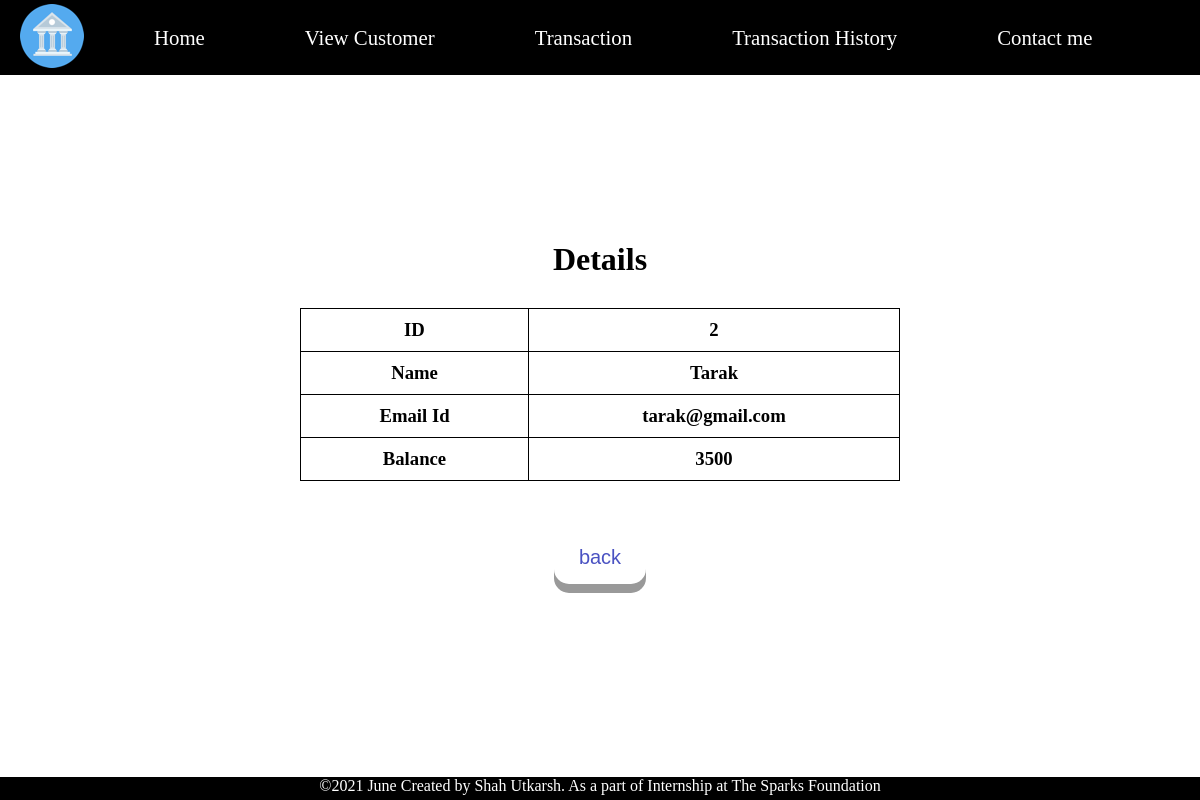
Page /viewsinglecustomer.php?customerid=2 on the committed database.
### tables this page shows
CREATE TABLE `customers` (
  `id` int(11) NOT NULL,
  `fullname` varchar(30) NOT NULL,
  `email` varchar(30) NOT NULL,
  `currentbalance` bigint(20) NOT NULL
);

### viewsinglecustomer.php (the view, shortened to what this page needs)
<?php
include "nav.php";
include "connection.php";
$id = $_GET['customerid'];
$sql = "select * from customers where id='$id'";
$result = $conn->query($sql);
$row = $result->fetch_object();
?>
<!DOCTYPE html>
<html lang="en">
<head>
    <link rel="stylesheet" href="style.css">
</head>
<body>
    <div id="outer-box">
        <h1 style="margin-bottom: 30px;"> Details </h1>
            <table border="1" align="center">
                <tr>
                    <td><h3>ID</h3></td>
                    <td><h3><?php echo $row->id?></h3></td>
                </tr>
                <tr>
                    <td><h3>Name</h3></td>
                    <td><h3><?php echo $row->fullname?></h3></td>
                </tr>
                <tr>
                    <td><h3>Email Id</h3></td>
                    <td><h3><?php echo $row->email?></h3></td>
                </tr>
                <tr>
                    <td><h3>Balance</h3></td>
                    <td><h3><?php echo $row->currentbalance?></h3></td>
                </tr>
            </table>
            <a href="viewcustomer.php"><button type="button" class="button">back</button></a>
    </div>
</body>
</html>
<?php include "footer.php";
?>

### style.css (style rules this page uses)
* { margin: 0; padding: 0; }
#viewcustomer table th, td { color: rgb(0, 0, 0); font-weight: bold; text-align: center; }
#outer-box h1 { margin-bottom: 30px; }
#outer-box { margin-top: 75px; height: 674px; width: 100%; display: flex; justify-content: center; align-items: center; flex-direction: column; }
#outer-box::before { content: ""; background: url("./images/background.jpg") no-repeat center center/cover; position: absolute; top: 0px; left: 0px; width: 100%; height: 760px; opacity: 0.4; z-index: -1; }
#outer-box table { width: 50%; border-collapse: collapse; padding: 23px; }
#outer-box table td { border: 1px solid black; padding: 10px 23px; }
.button { margin-top: 50px; display: inline-block; padding: 15px 25px; font-size: 20px; cursor: pointer; text-align: center; text-decoration: none; outline: none; color: rgb(74, 82, 194); background-color: #ffffff; border: none; border-radius: 15px; box-shadow: 0 9px #999; }
#history table th, td { color: rgb(0, 0, 0); font-weight: bold; }

### rows in the picture
customers: id "2", fullname "Tarak", email "tarak@gmail.com", currentbalance "3500"
